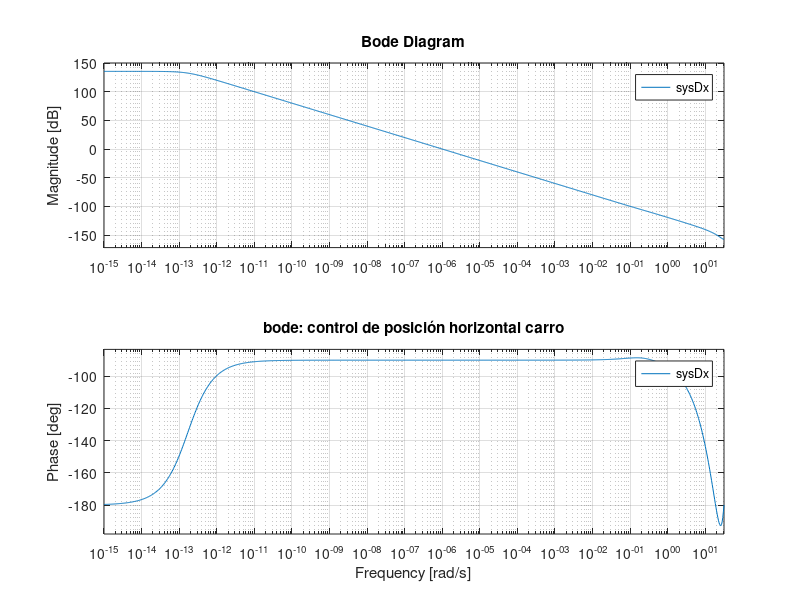
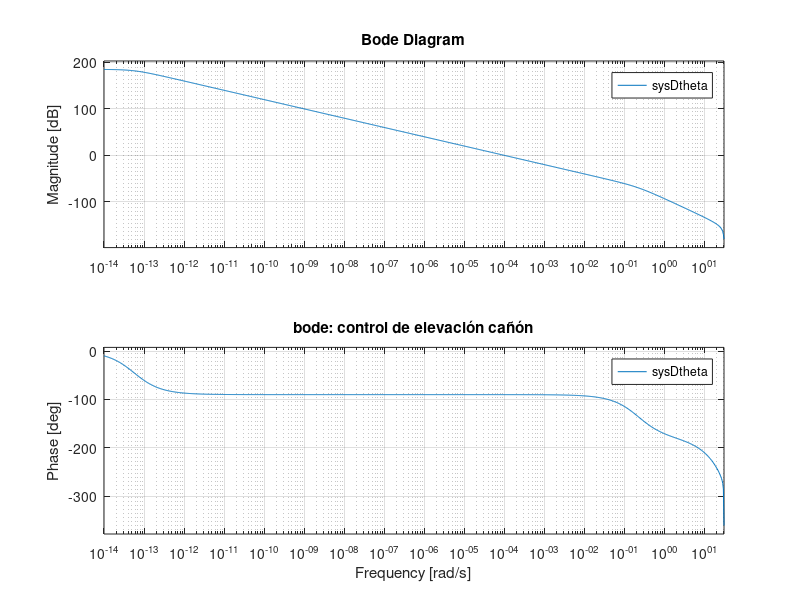

Here is the MATLAB script that generated these plots, in order:
% Not using Miguel Torres coefficients in the TF: 

% Sampling period: 
Ts = 0.1;

% x: 
num_x = [5.76*10^5 1.2*10^5 0.0]; 
den_x = [2.534*10^10 5.338*10^11 1.2*10^11 0.0 0.0]; 
sysx = tf(num_x, den_x); 
sysDx = c2d(sysx, Ts);

% theta: 
num_theta = [5.28*10^5 1.2*10^7]; 
den_theta = [2.534*10^10 5.338*10^11 1.2*10^11 0.0]; 
systheta = tf(num_theta, den_theta); 
sysDtheta = c2d(systheta, Ts); 

% Bode: x-position 
figure; 
bode(sysDx); 
title("bode: control de posición horizontal carro"); 
grid on; 

% Bode: theta-elevation; 
figure; 
bode(sysDtheta); 
title("bode: control de elevación cañón"); 
grid on; 